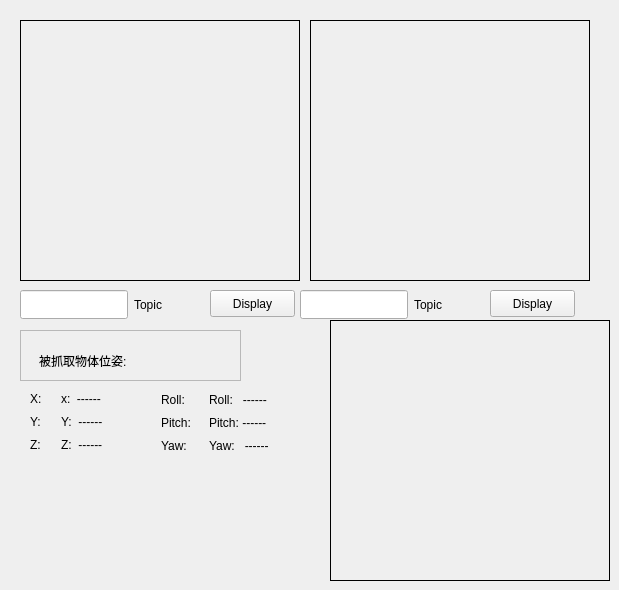
    <widget class="QWidget" name="tab_3">
     <attribute name="title">
      <string>Deep Camera</string>
     </attribute>
     <widget class="QLabel" name="labelImage_3">
      <property name="geometry">
       <rect>
        <x>20</x>
        <y>20</y>
        <width>280</width>
        <height>261</height>
       </rect>
      </property>
      <property name="sizePolicy">
       <sizepolicy hsizetype="Preferred" vsizetype="Preferred">
        <horstretch>0</horstretch>
        <verstretch>0</verstretch>
       </sizepolicy>
      </property>
      <property name="minimumSize">
       <size>
        <width>280</width>
        <height>200</height>
       </size>
      </property>
      <property name="styleSheet">
       <string notr="true">border:1px solid black</string>
      </property>
      <property name="text">
       <string/>
      </property>
     </widget>
     <widget class="QWidget" name="layoutWidget_6">
      <property name="geometry">
       <rect>
        <x>20</x>
        <y>290</y>
        <width>191</width>
        <height>29</height>
       </rect>
      </property>
      <layout class="QHBoxLayout" name="horizontalLayout_13">
       <item>
        <widget class="QLineEdit" name="lineEdit_image_topic_3">
         <property name="sizePolicy">
          <sizepolicy hsizetype="Preferred" vsizetype="Preferred">
           <horstretch>0</horstretch>
           <verstretch>0</verstretch>
          </sizepolicy>
         </property>
        </widget>
       </item>
       <item>
        <widget class="QLabel" name="label_12">
         <property name="text">
          <string>Topic</string>
         </property>
        </widget>
       </item>
      </layout>
     </widget>
     <widget class="QPushButton" name="displayBtn_3">
      <property name="geometry">
       <rect>
        <x>210</x>
        <y>290</y>
        <width>85</width>
        <height>27</height>
       </rect>
      </property>
      <property name="text">
       <string>Display</string>
      </property>
     </widget>
     <widget class="QLabel" name="labelImage_4">
      <property name="geometry">
       <rect>
        <x>310</x>
        <y>20</y>
        <width>280</width>
        <height>261</height>
       </rect>
      </property>
      <property name="sizePolicy">
       <sizepolicy hsizetype="Preferred" vsizetype="Preferred">
        <horstretch>0</horstretch>
        <verstretch>0</verstretch>
       </sizepolicy>
      </property>
      <property name="minimumSize">
       <size>
        <width>280</width>
        <height>200</height>
       </size>
      </property>
      <property name="styleSheet">
       <string notr="true">border:1px solid black</string>
      </property>
      <property name="text">
       <string/>
      </property>
     </widget>
     <widget class="QWidget" name="layoutWidget_7">
      <property name="geometry">
       <rect>
        <x>300</x>
        <y>290</y>
        <width>191</width>
        <height>29</height>
       </rect>
      </property>
      <layout class="QHBoxLayout" name="horizontalLayout_14">
       <item>
        <widget class="QLineEdit" name="lineEdit_image_topic_4">
         <property name="sizePolicy">
          <sizepolicy hsizetype="Preferred" vsizetype="Preferred">
           <horstretch>0</horstretch>
           <verstretch>0</verstretch>
          </sizepolicy>
         </property>
        </widget>
       </item>
       <item>
        <widget class="QLabel" name="label_13">
         <property name="text">
          <string>Topic</string>
         </property>
        </widget>
       </item>
      </layout>
     </widget>
     <widget class="QPushButton" name="displayBtn_4">
      <property name="geometry">
       <rect>
        <x>490</x>
        <y>290</y>
        <width>85</width>
        <height>27</height>
       </rect>
      </property>
      <property name="text">
       <string>Display</string>
      </property>
     </widget>
     <widget class="QFrame" name="frame">
      <property name="geometry">
       <rect>
        <x>20</x>
        <y>330</y>
        <width>221</width>
        <height>51</height>
       </rect>
      </property>
      <property name="frameShape">
       <enum>QFrame::StyledPanel</enum>
      </property>
      <property name="frameShadow">
       <enum>QFrame::Raised</enum>
      </property>
      <layout class="QVBoxLayout" name="verticalLayout_7">
       <item>
        <widget class="QWidget" name="widget_6" native="true">
         <widget class="QLabel" name="label_14">
          <property name="geometry">
           <rect>
            <x>9</x>
            <y>9</y>
            <width>109</width>
            <height>23</height>
           </rect>
          </property>
          <property name="text">
           <string>被抓取物体位姿:</string>
          </property>
         </widget>
        </widget>
       </item>
      </layout>
     </widget>
     <widget class="QLabel" name="labelImage_5">
      <property name="geometry">
       <rect>
        <x>330</x>
        <y>320</y>
        <width>280</width>
        <height>261</height>
       </rect>
      </property>
      <property name="sizePolicy">
       <sizepolicy hsizetype="Preferred" vsizetype="Preferred">
        <horstretch>0</horstretch>
        <verstretch>0</verstretch>
       </sizepolicy>
      </property>
      <property name="minimumSize">
       <size>
        <width>280</width>
        <height>200</height>
       </size>
      </property>
      <property name="styleSheet">
       <string notr="true">border:1px solid black</string>
      </property>
      <property name="text">
       <string/>
      </property>
     </widget>
     <widget class="QWidget" name="widget_4" native="true">
      <property name="geometry">
       <rect>
        <x>160</x>
        <y>380</y>
        <width>151</width>
        <height>81</height>
       </rect>
      </property>
      <widget class="QLabel" name="label_18">
       <property name="geometry">
        <rect>
         <x>49</x>
         <y>11</y>
         <width>69</width>
         <height>17</height>
        </rect>
       </property>
       <property name="text">
        <string>Roll:   ------</string>
       </property>
      </widget>
      <widget class="QLabel" name="label_19">
       <property name="geometry">
        <rect>
         <x>49</x>
         <y>34</y>
         <width>70</width>
         <height>17</height>
        </rect>
       </property>
       <property name="text">
        <string>Pitch: ------</string>
       </property>
      </widget>
      <widget class="QLabel" name="label_20">
       <property name="geometry">
        <rect>
         <x>49</x>
         <y>57</y>
         <width>70</width>
         <height>17</height>
        </rect>
       </property>
       <property name="text">
        <string>Yaw:   ------</string>
       </property>
      </widget>
      <widget class="QLabel" name="label_22">
       <property name="geometry">
        <rect>
         <x>1</x>
         <y>11</y>
         <width>34</width>
         <height>17</height>
        </rect>
       </property>
       <property name="text">
        <string>Roll: </string>
       </property>
      </widget>
      <widget class="QLabel" name="label_23">
       <property name="geometry">
        <rect>
         <x>1</x>
         <y>34</y>
         <width>42</width>
         <height>17</height>
        </rect>
       </property>
       <property name="text">
        <string>Pitch: </string>
       </property>
      </widget>
      <widget class="QLabel" name="label_24">
       <property name="geometry">
        <rect>
         <x>1</x>
         <y>57</y>
         <width>35</width>
         <height>17</height>
        </rect>
       </property>
       <property name="text">
        <string>Yaw: </string>
       </property>
      </widget>
     </widget>
     <widget class="QWidget" name="widget_3" native="true">
      <property name="geometry">
       <rect>
        <x>20</x>
        <y>380</y>
        <width>121</width>
        <height>81</height>
       </rect>
      </property>
      <widget class="QLabel" name="label_16">
       <property name="geometry">
        <rect>
         <x>41</x>
         <y>33</y>
         <width>47</width>
         <height>17</height>
        </rect>
       </property>
       <property name="text">
        <string>Y:  ------</string>
       </property>
      </widget>
      <widget class="QLabel" name="label_17">
       <property name="geometry">
        <rect>
         <x>41</x>
         <y>56</y>
         <width>48</width>
         <height>17</height>
        </rect>
       </property>
       <property name="text">
        <string>Z:  ------</string>
       </property>
      </widget>
      <widget class="QLabel" name="label_4">
       <property name="geometry">
        <rect>
         <x>10</x>
         <y>10</y>
         <width>17</width>
         <height>17</height>
        </rect>
       </property>
       <property name="text">
        <string>X: </string>
       </property>
      </widget>
      <widget class="QLabel" name="label_15">
       <property name="geometry">
        <rect>
         <x>41</x>
         <y>10</y>
         <width>47</width>
         <height>17</height>
        </rect>
       </property>
       <property name="text">
        <string>x:  ------</string>
       </property>
      </widget>
      <widget class="QLabel" name="label_5">
       <property name="geometry">
        <rect>
         <x>10</x>
         <y>33</y>
         <width>16</width>
         <height>17</height>
        </rect>
       </property>
       <property name="text">
        <string>Y: </string>
       </property>
      </widget>
      <widget class="QLabel" name="label_21">
       <property name="geometry">
        <rect>
         <x>10</x>
         <y>56</y>
         <width>16</width>
         <height>17</height>
        </rect>
       </property>
       <property name="text">
        <string>Z: </string>
       </property>
      </widget>
     </widget>
    </widget>
